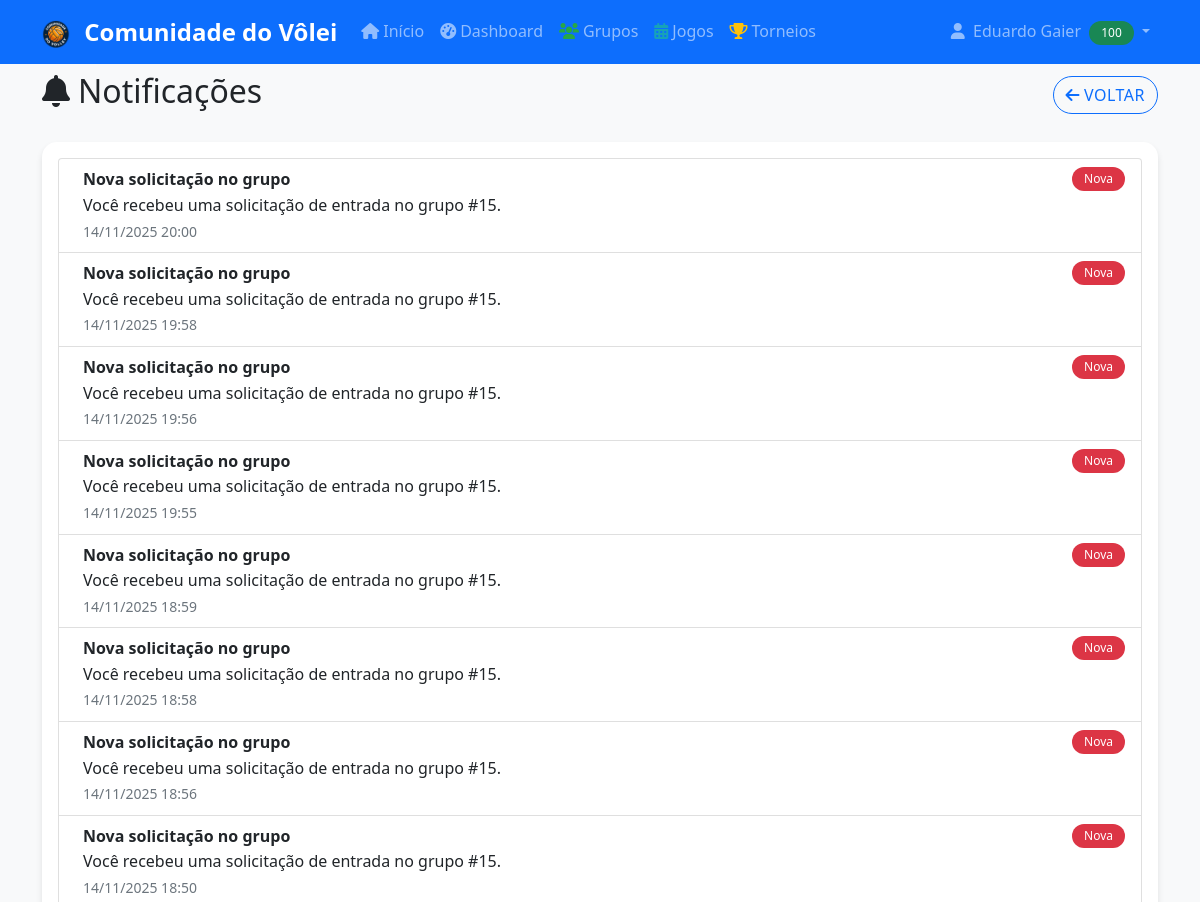
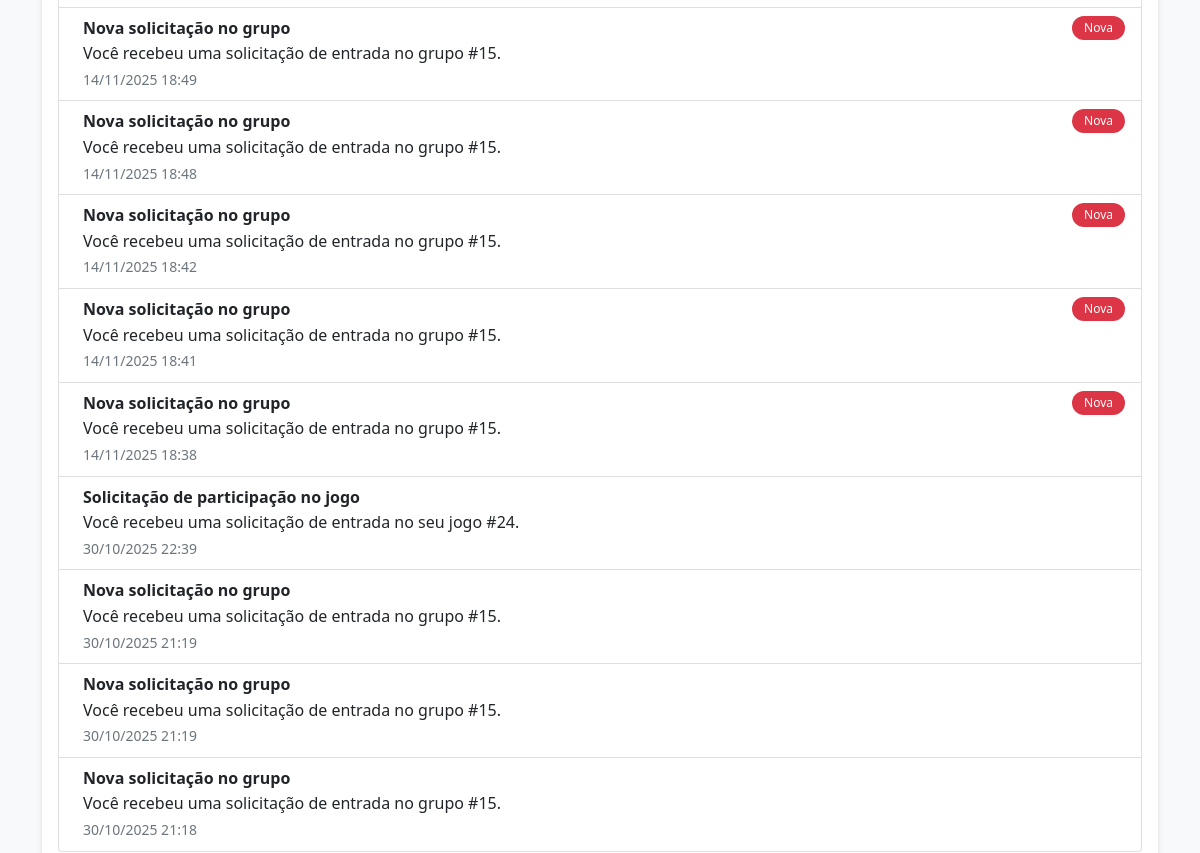
The page /notificacoes.php (signed in, upper part) on the database as committed earlier (2 pictures, top to bottom).
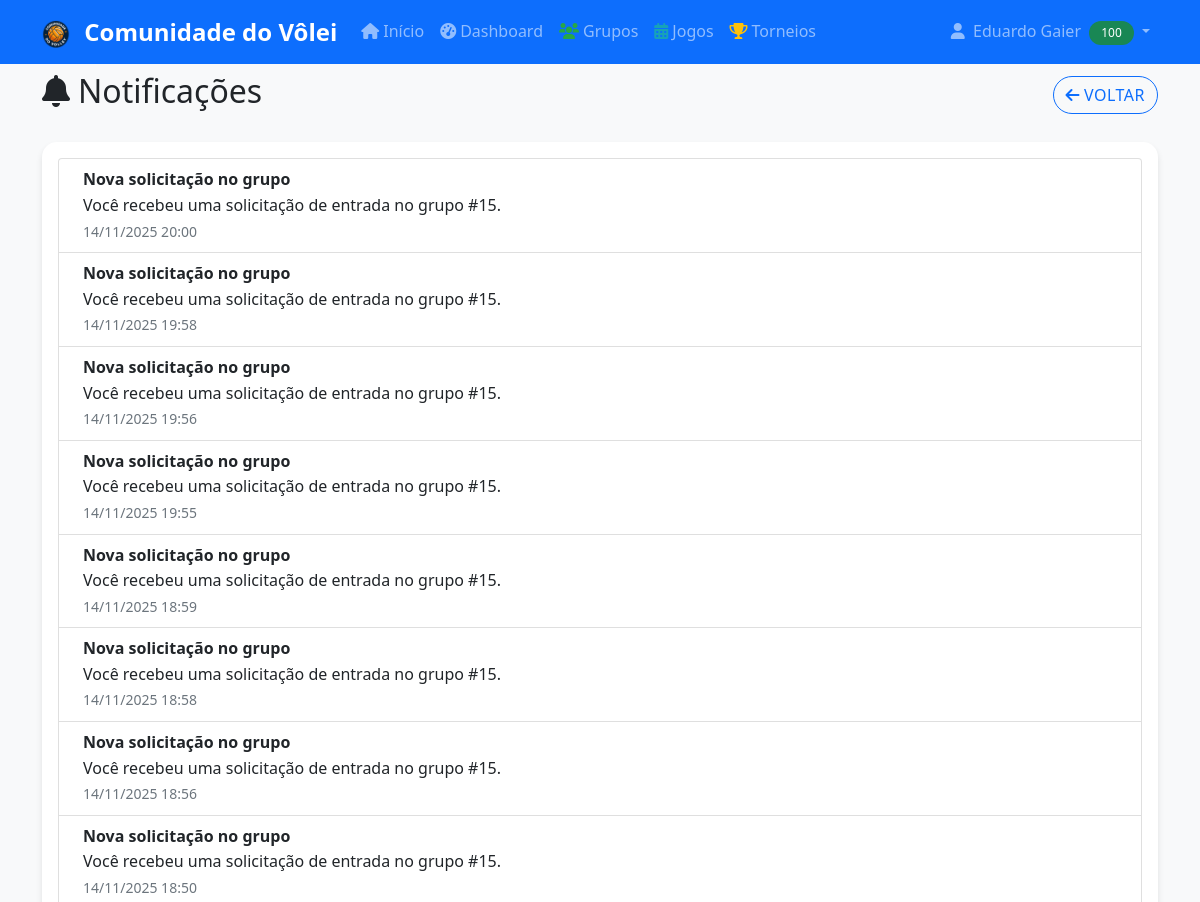
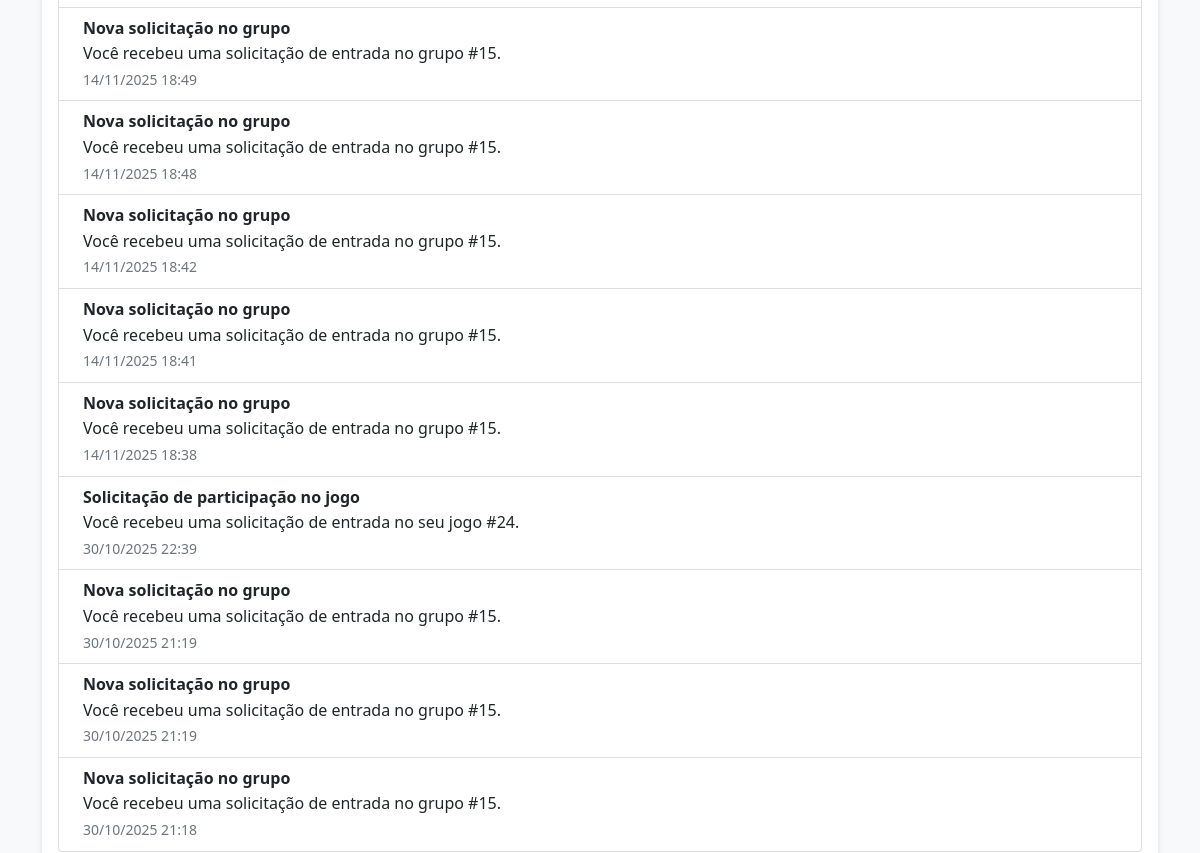
The same page on the database as committed later (2 pictures, top to bottom).
### tables this page shows
CREATE TABLE `notificacoes` (
  `id` int(11) NOT NULL,
  `usuario_id` int(11) NOT NULL,
  `titulo` varchar(100) NOT NULL,
  `mensagem` text NOT NULL,
  `lida` tinyint(1) DEFAULT 0,
  `criada_em` timestamp NOT NULL DEFAULT current_timestamp()
);

### includes/db_connect.php (called while the page is built, shortened)
<?php
function executeQuery($pdo, $sql, $params = []) {
    try {
        $stmt = $pdo->prepare($sql);
        $stmt->execute($params);
        return $stmt;
    } catch(PDOException $e) {
        error_log("Erro na query: " . $e->getMessage());
        return false;
    }
}
?>

### includes/functions.php (called while the page is built, shortened)
<?php
function formatarData($data, $formato = 'd/m/Y H:i') {
    return date($formato, strtotime($data));
}
?>

### notificacoes.php (the view, shortened to what this page needs)
<?php
require_once 'includes/db_connect.php';
require_once 'includes/functions.php';
$notificacoes = [];
$tabelaExiste = false;
try {
    $st = executeQuery($pdo, "SELECT TABLE_NAME FROM INFORMATION_SCHEMA.TABLES WHERE TABLE_SCHEMA = DATABASE() AND TABLE_NAME = 'notificacoes'");
    if ($st && $st->fetch()) { $tabelaExiste = true; }
} catch (Exception $e) {}
if ($tabelaExiste) {
    $stmtN = executeQuery($pdo, "SELECT id, titulo, mensagem, lida, criada_em FROM notificacoes WHERE usuario_id = ? ORDER BY criada_em DESC", [$_SESSION['user_id']]);
    $notificacoes = $stmtN ? $stmtN->fetchAll() : [];
}
include 'includes/header.php';
?>
<div class="row">
    <div class="col-12">
        <div class="d-flex justify-content-between align-items-center mb-4">
            <h2><i class="fas fa-bell me-2"></i>Notificações</h2>
            <a href="dashboard.php" class="btn btn-outline-primary"><i class="fas fa-arrow-left me-1"></i>Voltar</a>
        </div>
    </div>
</div>
<div class="card">
    <div class="card-body">
        <?php if (!$tabelaExiste): ?>
            <div class="alert alert-info">Sistema de notificações ainda não está habilitado.</div>
        <?php elseif (empty($notificacoes)): ?>
            <div class="text-center text-muted py-4">Sem notificações.</div>
        <?php else: ?>
            <div class="list-group">
                <?php foreach ($notificacoes as $n): ?>
                <div class="list-group-item d-flex justify-content-between align-items-start">
                    <div class="ms-2 me-auto">
                        <div class="fw-bold"><?php echo htmlspecialchars($n['titulo']); ?></div>
                        <div><?php echo nl2br(htmlspecialchars($n['mensagem'])); ?></div>
                        <small class="text-muted"><?php echo formatarData($n['criada_em'], 'd/m/Y H:i'); ?></small>
                    </div>
                    <?php if (!$n['lida']): ?><span class="badge bg-danger">Nova</span><?php endif; ?>
                </div>
                <?php endforeach; ?>
            </div>
        <?php endif; ?>
    </div>
  </div>
<?php include 'includes/footer.php'; ?>

Rows that differ between the two databases and show on the page:
changed notificacoes (number 1 of 17 on the later page): no longer shows "Nova"
changed notificacoes (number 2 of 17 on the later page): no longer shows "Nova"
changed notificacoes (number 3 of 17 on the later page): no longer shows "Nova"
changed notificacoes (number 4 of 17 on the later page): no longer shows "Nova"
changed notificacoes (number 5 of 17 on the later page): no longer shows "Nova"
changed notificacoes (number 6 of 17 on the later page): no longer shows "Nova"
changed notificacoes (number 7 of 17 on the later page): no longer shows "Nova"
changed notificacoes (number 8 of 17 on the later page): no longer shows "Nova"
changed notificacoes (number 9 of 17 on the later page): no longer shows "Nova"
changed notificacoes (number 10 of 17 on the later page): no longer shows "Nova"
changed notificacoes (number 11 of 17 on the later page): no longer shows "Nova"
changed notificacoes (number 12 of 17 on the later page): no longer shows "Nova"
changed notificacoes (number 13 of 17 on the later page): no longer shows "Nova"
